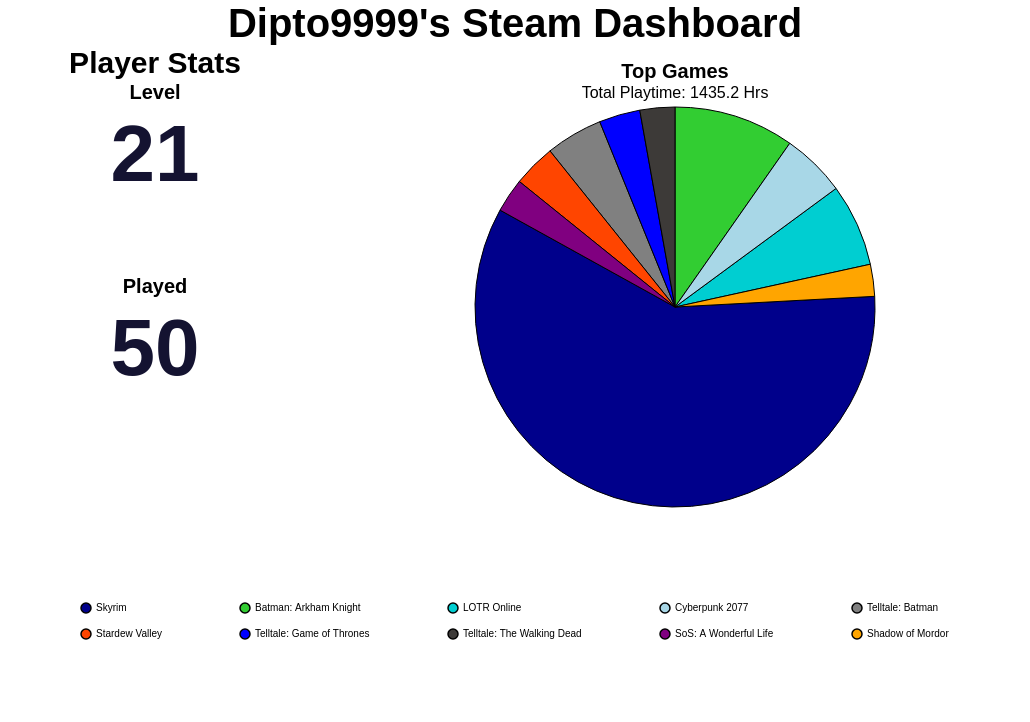

Describe this chart as a Vega-Lite specification.
### Vega-Lite specification from a JSON file in a GitHub repository (floating-point values rounded to 4 significant figures)
{"config": {"view": {"continuousWidth": 300, "continuousHeight": 300, "strokeOpacity": 0, "strokeWidth": 1.5}, "axis": {"labelFontSize": 12, "titleFontSize": 16}, "legend": {"labelFontSize": 12, "titleFontSize": 16}}, "hconcat": [{"vconcat": [{"data": {"name": "data-2499b64f9be58983f459d2071ccce1f4"}, "mark": {"type": "text", "align": "center", "baseline": "middle", "color": "#141331", "fontSize": 80, "fontWeight": "bold"}, "encoding": {"text": {"field": "Value", "type": "quantitative"}, "x": {"axis": null, "field": "Metric", "type": "nominal"}, "y": {"value": 50}}, "height": 150, "title": {"text": "Level", "anchor": "middle", "fontSize": 20}, "width": 300}, {"data": {"name": "data-3d361614c23f12396fa0eab35a1d9e7a"}, "mark": {"type": "text", "align": "center", "baseline": "middle", "color": "#141331", "fontSize": 80, "fontWeight": "bold"}, "encoding": {"text": {"field": "Value", "type": "quantitative"}, "x": {"axis": null, "field": "Metric", "type": "nominal"}, "y": {"value": 50}}, "height": 150, "title": {"text": "Played", "anchor": "middle", "fontSize": 20}, "width": 300}], "title": {"text": "Player Stats", "anchor": "middle", "fontSize": 30}}, {"data": {"name": "data-8366758095bbb4a29bf9131f3ea90618"}, "mark": {"type": "arc", "stroke": "black", "strokeWidth": 1}, "encoding": {"color": {"field": "name", "legend": {"columnPadding": 75, "columns": 5, "direction": "horizontal", "labelFontSize": 10, "orient": "bottom", "padding": 75, "rowPadding": 10, "title": "", "titleAlign": "center", "titleFontSize": 16}, "scale": {"range": ["#00008B", "#32CD32", "#00CED1", "#A8D7E7", "#808080", "#FF4500", "#0000FF", "#3D3A38", "#800080", "#FFA500", "#006400", "#8B0000", "#FFD700", "#4682B4", "#2E8B57"]}, "sort": null, "type": "nominal"}, "theta": {"field": "playtime_percentage", "type": "quantitative"}, "tooltip": [{"field": "name", "title": "Game", "type": "nominal"}, {"field": "playtime_forever", "format": ".1f", "title": "Time (Hrs)", "type": "quantitative"}, {"field": "playtime_percentage", "format": ".2f", "title": "Playtime (%)", "type": "quantitative"}]}, "height": 400, "title": {"text": "Top Games", "anchor": "middle", "fontSize": 20, "subtitle": "Total Playtime: 1435.2 Hrs", "subtitleFontSize": 16}, "width": 700}], "padding": {"left": 250, "right": 250, "top": 0, "bottom": 0}, "title": {"text": "Dipto9999's Steam Dashboard", "anchor": "middle", "fontSize": 40}, "$schema": "https://vega.github.io/schema/vega-lite/v6.4.1.json", "datasets": {"data-2499b64f9be58983f459d2071ccce1f4": [{"Metric": "Level", "Value": 21}], "data-3d361614c23f12396fa0eab35a1d9e7a": [{"Metric": "Played", "Value": 50}], "data-8366758095bbb4a29bf9131f3ea90618": [{"name": "Skyrim", "playtime_forever": 845.3, "appid": 72850, "playtime_percentage": 58.9}, {"name": "Batman: Arkham Knight", "playtime_forever": 139.7, "appid": 208650, "playtime_percentage": 9.73}, {"name": "LOTR Online", "playtime_forever": 95.7, "appid": 212500, "playtime_percentage": 6.67}, {"name": "Cyberpunk 2077", "playtime_forever": 74.2, "appid": 1091500, "playtime_percentage": 5.17}, {"name": "Telltale: Batman", "playtime_forever": 66.22, "appid": 498240, "playtime_percentage": 4.61}, {"name": "Stardew Valley", "playtime_forever": 49.5, "appid": 413150, "playtime_percentage": 3.45}, {"name": "Telltale: Game of Thrones", "playtime_forever": 47.68, "appid": 330840, "playtime_percentage": 3.32}, {"name": "Telltale: The Walking Dead", "playtime_forever": 40.52, "appid": 207610, "playtime_percentage": 2.82}, {"name": "SoS: A Wonderful Life", "playtime_forever": 39.42, "appid": 2111170, "playtime_percentage": 2.75}, {"name": "Shadow of Mordor", "playtime_forever": 37.05, "appid": 241930, "playtime_percentage": 2.58}]}}
